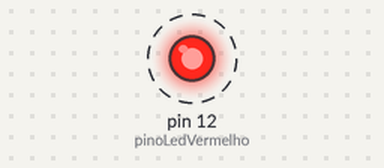
Recording of a sketch running on a simulated Arduino Uno, built with avr-gcc and run on an emulated ATmega328P. Parts: output pins drawn as LEDs (lit = HIGH). Dashed ring = blinking.

Above: at 0.5 s.
Timing chart, 0 to 4.6 s (numbered marks = the images above):
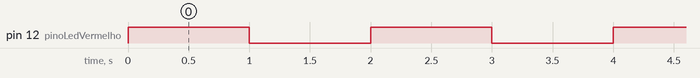

The sketch:

PROJETO_1.ino
```cpp
// Criação de variáveis
// int = integer / Números inteiros
// pinoLedVermelho = nome da variável
//11 = valor da variavel / numero do pino que queremos controlar
int pinoLedVermelho = 12;


// setup = função / trecho de codigo que é executado uma única vez ao gravar
// o código no arduino
void setup() {
  // Função que configura a porta como INPUT ou OUTPUT
  // Tomem muito cuidado com os nomes, pois a linguagem é CASE-SENTIVE,
  // ou seja, ela faz distinção de letras maiúsculas e minusculas, logo
  // PinMode é difenrete de pinMode
  pinMode (pinoLedVermelho, OUTPUT);
}

void loop() {
  // Esse loop é uma estrutura de repetição que entram em atividade
  // No momento em que o código for gravado no arduino, logo após a
  // execução do setup
  digitalWrite(pinoLedVermelho, HIGH);
  delay(1000);
  digitalWrite(pinoLedVermelho, LOW);
  delay(1000);

}
```

Measured:
- by itself, pin 12 (pinoLedVermelho): alternates HIGH for 1.0 s and LOW for 1.0 s
